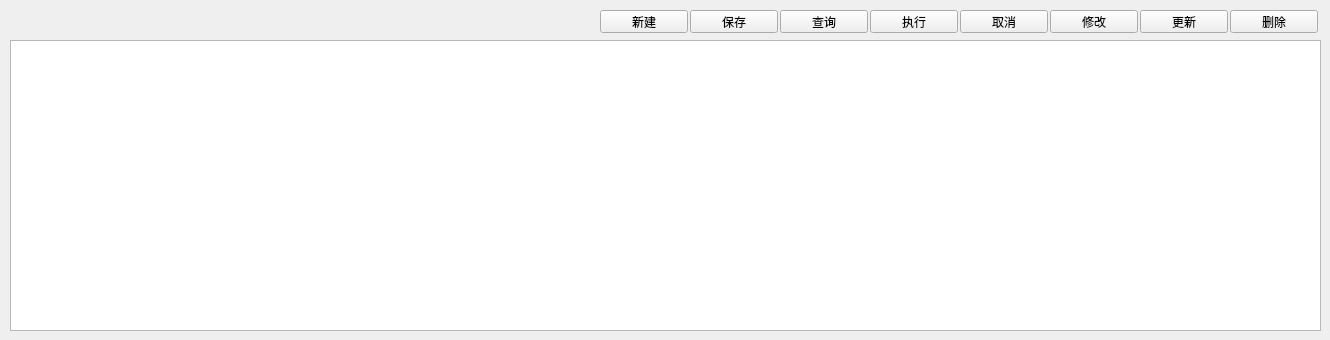
    <widget class="QWidget" name="Dtab_Purchase_Job_Contract">
     <attribute name="title">
      <string>采购合同</string>
     </attribute>
     <widget class="QTableWidget" name="tbw_Purchase_Job_Contract">
      <property name="geometry">
       <rect>
        <x>10</x>
        <y>40</y>
        <width>1311</width>
        <height>291</height>
       </rect>
      </property>
     </widget>
     <widget class="QPushButton" name="pbtn_Purchase_Job_Contract_Query">
      <property name="geometry">
       <rect>
        <x>780</x>
        <y>10</y>
        <width>88</width>
        <height>23</height>
       </rect>
      </property>
      <property name="text">
       <string>查询</string>
      </property>
     </widget>
     <widget class="QPushButton" name="pbtn_Purchase_Job_Contract_Cancel">
      <property name="geometry">
       <rect>
        <x>960</x>
        <y>10</y>
        <width>88</width>
        <height>23</height>
       </rect>
      </property>
      <property name="text">
       <string>取消</string>
      </property>
     </widget>
     <widget class="QPushButton" name="pbtn_Purchase_Job_Contract_Save">
      <property name="geometry">
       <rect>
        <x>690</x>
        <y>10</y>
        <width>88</width>
        <height>23</height>
       </rect>
      </property>
      <property name="text">
       <string>保存</string>
      </property>
     </widget>
     <widget class="QPushButton" name="pbtn_Purchase_Job_Contract_Update">
      <property name="geometry">
       <rect>
        <x>1140</x>
        <y>10</y>
        <width>88</width>
        <height>23</height>
       </rect>
      </property>
      <property name="text">
       <string>更新</string>
      </property>
     </widget>
     <widget class="QPushButton" name="pbtn_Purchase_Job_Contract_Delete">
      <property name="geometry">
       <rect>
        <x>1230</x>
        <y>10</y>
        <width>88</width>
        <height>23</height>
       </rect>
      </property>
      <property name="text">
       <string>删除</string>
      </property>
     </widget>
     <widget class="QPushButton" name="pbtn_Purchase_Job_Contract_Modify">
      <property name="geometry">
       <rect>
        <x>1050</x>
        <y>10</y>
        <width>88</width>
        <height>23</height>
       </rect>
      </property>
      <property name="text">
       <string>修改</string>
      </property>
     </widget>
     <widget class="QPushButton" name="pbtn_Purchase_Job_Contract_Run">
      <property name="geometry">
       <rect>
        <x>870</x>
        <y>10</y>
        <width>88</width>
        <height>23</height>
       </rect>
      </property>
      <property name="text">
       <string>执行</string>
      </property>
     </widget>
     <widget class="QPushButton" name="pbtn_Purchase_Job_Contract_New">
      <property name="geometry">
       <rect>
        <x>600</x>
        <y>10</y>
        <width>88</width>
        <height>23</height>
       </rect>
      </property>
      <property name="text">
       <string>新建</string>
      </property>
     </widget>
    </widget>
